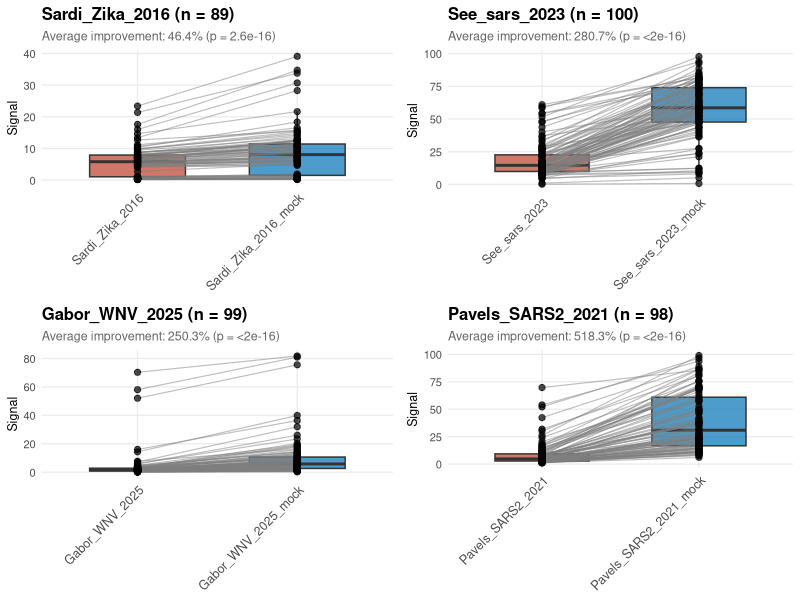
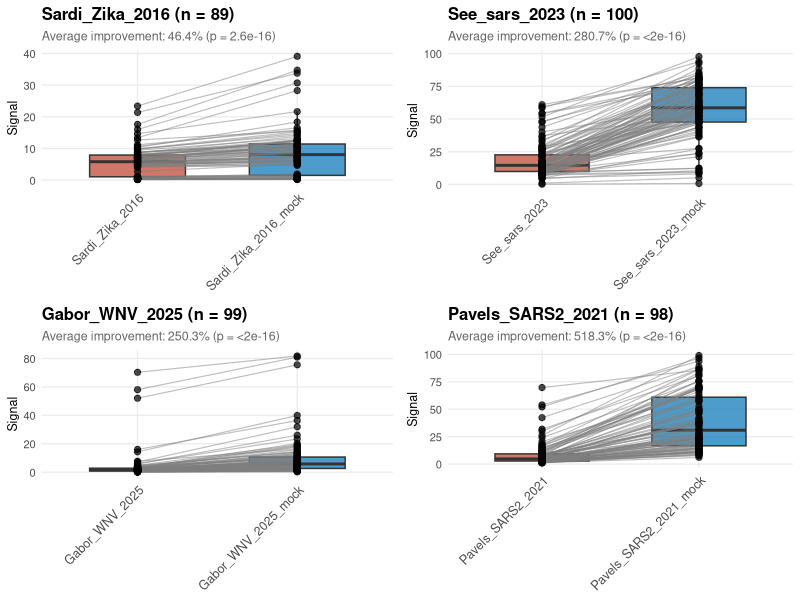
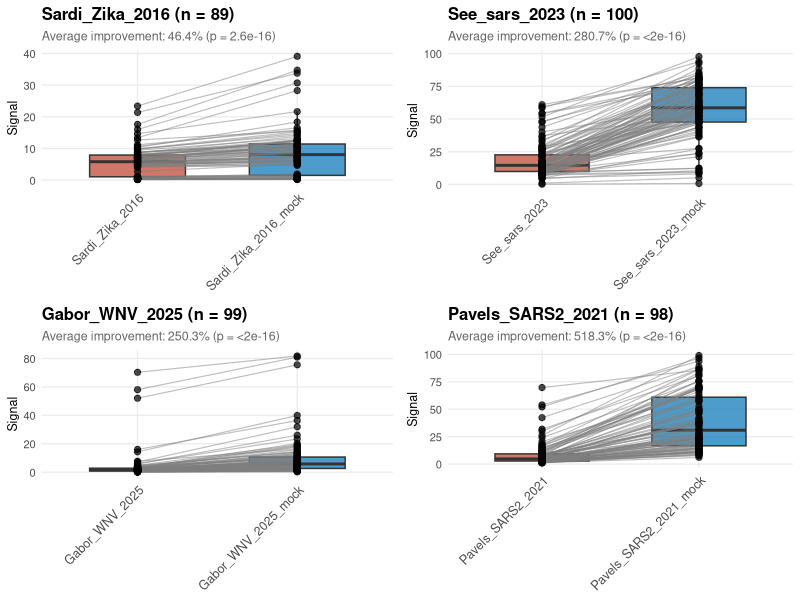

R code for these plots, in order:
# =============================================================================
# Paired Wilcoxon test boxplots for simulated outbreak data with mock controls
# Data: S6.Simulated.outbreaks.pops.mock.txt
# =============================================================================

# Load required packages
library(ggplot2)
library(dplyr)
library(tidyr)
library(ggpubr)
library(ggsci)

# NEJM color palette (first two colors)
nejm_cols <- pal_nejm("default")(4)
col_base <- nejm_cols[1]   # color for base group (without mock)
col_mock <- nejm_cols[2]   # color for mock group (with mock)

# Read data
data <- read.table("S6.Simulated.outbreaks.pops.mock.txt",
                   header = TRUE,
                   sep = "\t",
                   stringsAsFactors = FALSE)

# Check required columns
if (!all(c("sample", "prj", "signal") %in% colnames(data))) {
  stop("Missing required columns: sample, prj, signal")
}

# Remove rows where signal == 0
data <- data[data$signal != 0, ]
cat("Rows after removing signal=0:", nrow(data), "\n")

# Remove duplicate sample-prj pairs
data <- data %>% distinct(sample, prj, .keep_all = TRUE)

# Identify mock projects and their base counterparts
prj_levels <- unique(data$prj)
cat("Unique prj levels:\n")
print(prj_levels)

mock_prjs <- grep("_mock$", prj_levels, value = TRUE)
base_prjs <- gsub("_mock$", "", mock_prjs)

valid_pairs <- data.frame(base = character(), mock = character(), stringsAsFactors = FALSE)
for (i in seq_along(mock_prjs)) {
  base <- base_prjs[i]
  mock <- mock_prjs[i]
  if (base %in% prj_levels) {
    valid_pairs <- rbind(valid_pairs, data.frame(base = base, mock = mock))
  } else {
    warning("Base project '", base, "' not found for mock '", mock, "'")
  }
}

if (nrow(valid_pairs) == 0) {
  stop("No valid base-mock pairs found.")
}

# Function to create paired plot for one base-mock pair
plot_pair <- function(df, base_group, mock_group) {
  # Filter data for the two groups
  sub_df <- df %>% filter(prj %in% c(base_group, mock_group))

  # Convert to wide format: one row per sample
  wide_df <- sub_df %>%
    select(sample, prj, signal) %>%
    pivot_wider(id_cols = sample, names_from = prj, values_from = signal)

  # Keep only samples present in both groups
  wide_df_complete <- wide_df %>% drop_na()
  n_samples <- nrow(wide_df_complete)
  if (n_samples == 0) {
    warning("No common samples between ", base_group, " and ", mock_group)
    return(NULL)
  }

  # Compute improvement percentage
  wide_df_complete$improvement_pct <- ((wide_df_complete[[mock_group]] - wide_df_complete[[base_group]]) /
                                         wide_df_complete[[base_group]]) * 100
  avg_improvement <- mean(wide_df_complete$improvement_pct, na.rm = TRUE)

  # Paired Wilcoxon test
  wilcox_test <- wilcox.test(wide_df_complete[[mock_group]],
                              wide_df_complete[[base_group]],
                              paired = TRUE)

  # Reshape to long format for plotting
  plot_data <- wide_df_complete %>%
    pivot_longer(cols = c(base_group, mock_group),
                 names_to = "Group",
                 values_to = "Value") %>%
    mutate(Group = factor(Group, levels = c(base_group, mock_group)))

  # Title without "samples"
  title <- paste0(base_group, " (n = ", n_samples, ")")
  subtitle <- paste0("Average improvement: ", round(avg_improvement, 1),
                     "% (p = ", format.pval(wilcox_test$p.value, digits = 2), ")")

  # Generate the plot
  p <- ggplot(plot_data, aes(x = Group, y = Value, fill = Group)) +
    geom_boxplot(alpha = 0.7, width = 0.6, outlier.shape = NA) +
    geom_line(aes(group = sample), color = "gray50", alpha = 0.5, linewidth = 0.4) +
    geom_point(aes(group = sample), size = 1.8, alpha = 0.7) +
    labs(
      title = title,
      subtitle = subtitle,
      x = NULL,
      y = "Signal"
    ) +
    scale_fill_manual(values = setNames(c(col_base, col_mock), c(base_group, mock_group))) +
    theme_minimal(base_size = 10) +
    theme(
      legend.position = "none",
      plot.title = element_text(face = "bold", size = 12),
      plot.subtitle = element_text(size = 9, color = "gray40"),
      axis.text.x = element_text(angle = 45, hjust = 1, size = 9),
      axis.text.y = element_text(size = 8),
      axis.title = element_text(size = 9),
      panel.grid.minor = element_blank()
    )

  return(p)
}

# Generate plots for all valid pairs (limit to first 4 for 2x2 grid)
plot_list <- list()
for (i in 1:nrow(valid_pairs)) {
  p <- plot_pair(data, valid_pairs$base[i], valid_pairs$mock[i])
  if (!is.null(p)) {
    plot_list[[length(plot_list) + 1]] <- p
  }
  if (length(plot_list) >= 4) break
}

# Combine and save plots in 2x2 layout
if (length(plot_list) > 0) {
  # Ensure exactly 4 elements (pad with NULL if needed)
  if (length(plot_list) < 4) {
    plot_list <- c(plot_list, rep(list(NULL), 4 - length(plot_list)))
  }
  combined <- ggarrange(plotlist = plot_list, ncol = 2, nrow = 2)
  print(combined)

  ggsave("S_F14.png", plot = combined, width = 8, height = 8, dpi = 300, bg = "white")
  ggsave("S_F14.pdf", plot = combined, width = 8, height = 8, dpi = 300, bg = "white")
} else {
  cat("No valid plots generated.\n")
}
